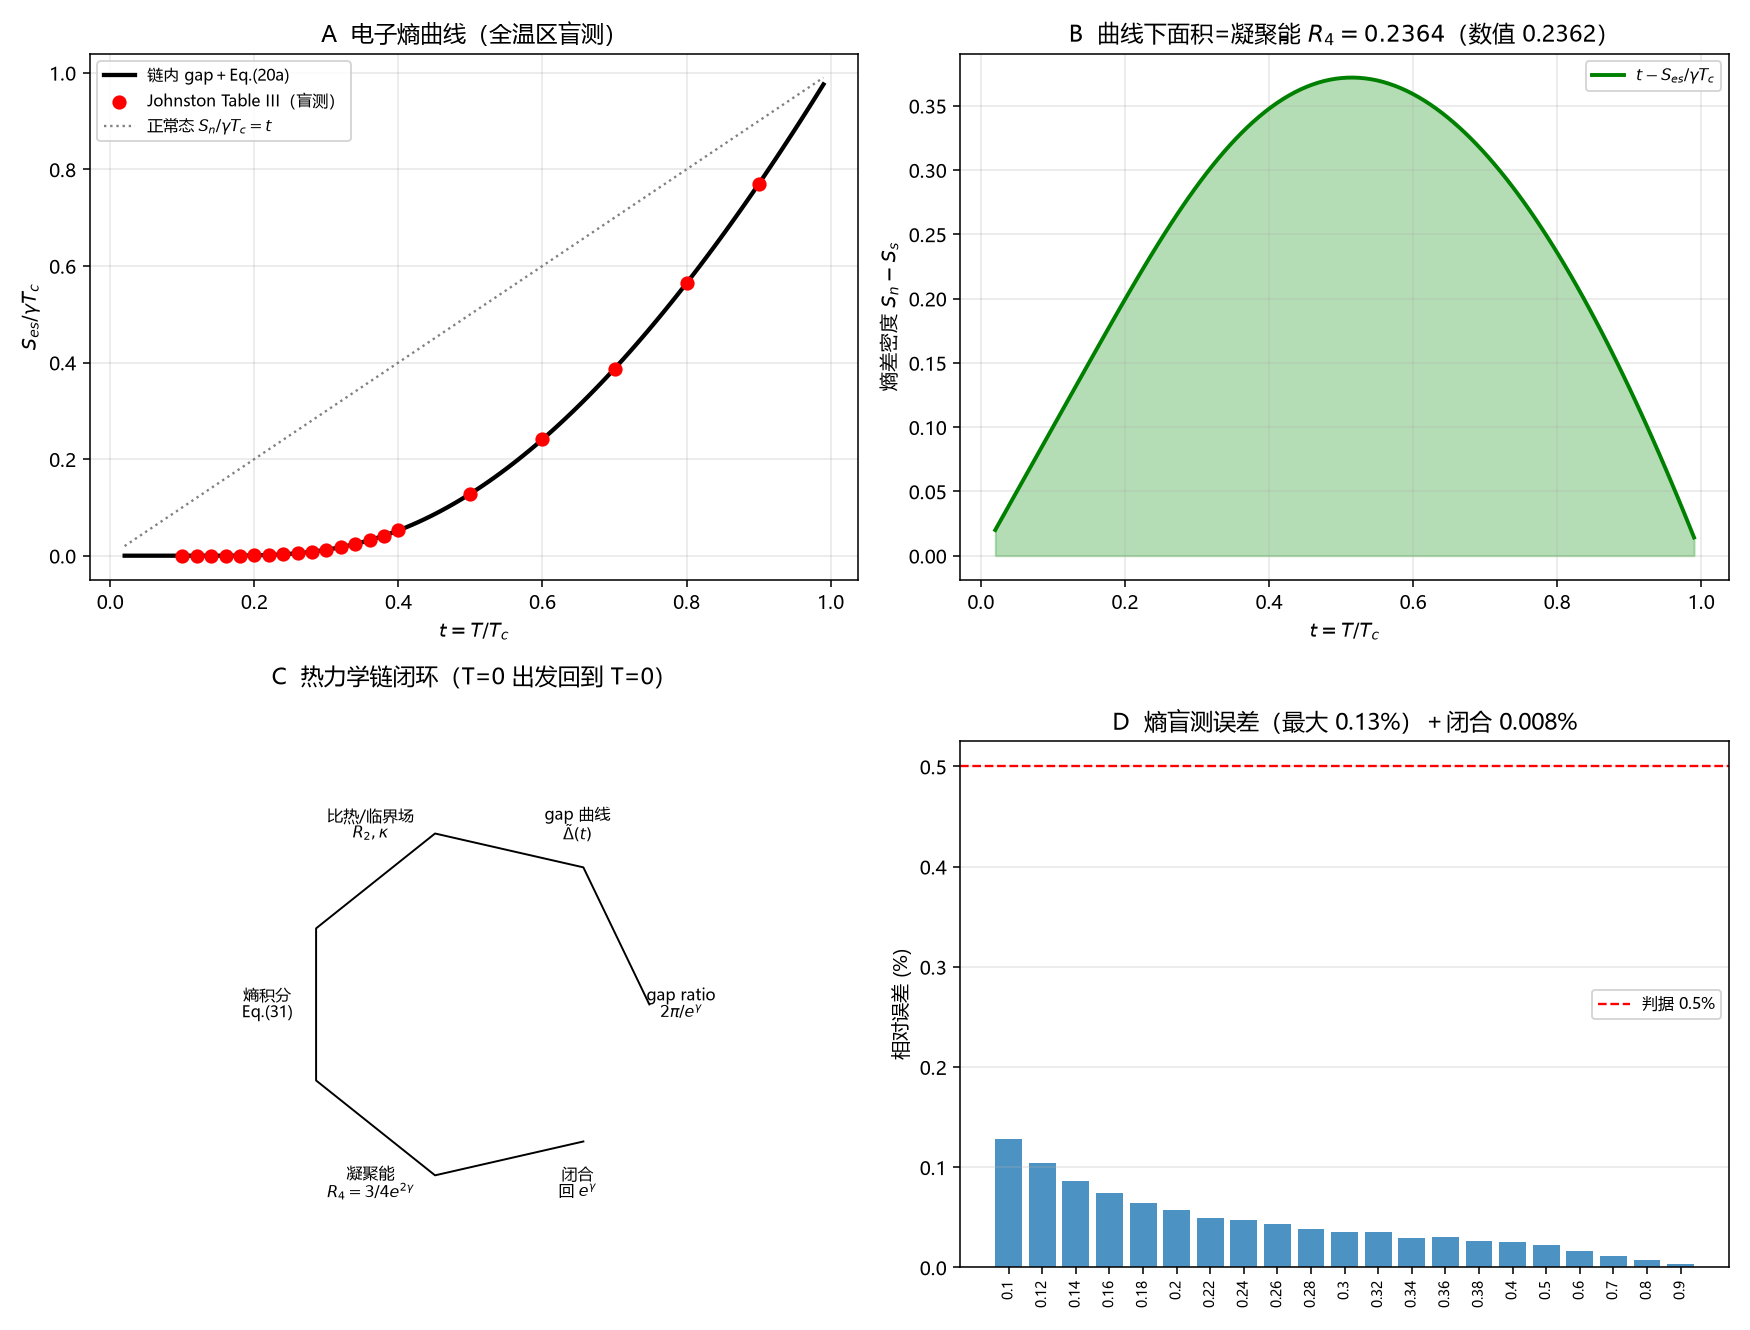

Here is the Python script that generated this plot:
# -*- coding: utf-8 -*-
"""
预注册判定 R14：熵积分闭环（非拟合）
====================================
从链内 gap 曲线经熵积分闭合回 T=0 凝聚能纯数 R4=3/4e^{2gamma}。
Johnston Eq(20a) 熵 + Eq(31) 积分；Table III 全温区盲测。

复跑：python "10 探索/超导第一性研究/04_计算验证/R14_熵积分闭环.py"
"""
import csv
import math
import os
import sys

try:
    sys.stdout.reconfigure(encoding="utf-8")
except Exception:
    pass

import numpy as np
from scipy.integrate import quad
from scipy.optimize import brentq
import matplotlib
matplotlib.use("Agg")
import matplotlib.pyplot as plt

plt.rcParams["font.sans-serif"] = ["Microsoft YaHei", "SimHei", "DejaVu Sans"]
plt.rcParams["axes.unicode_minus"] = False

OUT = os.path.dirname(os.path.abspath(__file__))
G = 0.5772156649015329
ZETA3 = 1.202056903159594
A = math.pi / math.exp(G)
WD = 100.0
C = math.log(2 * WD * math.exp(G) / math.pi)
R4 = 3 / (4 * math.exp(2 * G))
HC0_NORM = math.sqrt(6 * math.pi) * math.exp(-G)

# Johnston Table III (BCS alpha=alpha_BCS) 独立数值表（webfetch 核对）
TABLE_III = {
    0.10: 1.3680e-07, 0.12: 2.4094e-06, 0.14: 1.8577e-05,
    0.16: 8.5599e-05, 0.18: 2.8013e-04, 0.20: 7.2207e-04,
    0.22: 1.5656e-03, 0.24: 2.9834e-03, 0.26: 5.1499e-03,
    0.28: 8.2286e-03, 0.30: 1.2364e-02, 0.32: 1.7678e-02,
    0.34: 2.4267e-02, 0.36: 3.2209e-02, 0.38: 4.1557e-02,
    0.40: 5.2352e-02, 0.50: 1.2852e-01, 0.60: 2.4099e-01,
    0.70: 3.8726e-01, 0.80: 5.6434e-01, 0.90: 7.6941e-01,
}


def gap(t):
    if t >= 1:
        return 0.0
    def eq(d):
        return quad(lambda x: math.tanh(math.sqrt(x*x+d*d)/(2*t))/math.sqrt(x*x+d*d),
                    0, WD, limit=300, epsabs=1e-12)[0] - C
    return brentq(eq, 1e-10, 20, xtol=1e-13)


def entropy(t):
    d = gap(t) / A
    def integ(e):
        E = math.sqrt(e*e + d*d)
        x = A * E / t
        if x > 700:
            return 0.0
        f = 1/(math.exp(x)+1)
        return f * (E + e*e/E)
    val = quad(integ, 0, 30, limit=400, epsabs=1e-13, epsrel=1e-10)[0]
    return 6*A*A/(math.pi**2*t) * val


def main():
    # P1 熵曲线盲测
    tests = []
    for t, ref in TABLE_III.items():
        s = entropy(t)
        tests.append((t, s, ref, abs(s-ref)/ref))
    max_err = max(x[3] for x in tests)
    assert max_err < 0.005, "P1: 熵曲线盲测 <0.5%"

    # P2 熵积分闭环
    integral = quad(lambda t: t - entropy(t), 1e-6, 1.0, limit=300, epsabs=1e-10)[0]
    closure_err = abs(integral - R4)/R4
    assert closure_err < 0.001, "P2: 熵积分闭合 <0.1%"

    # P3 Hc(0) 归一
    assert abs(HC0_NORM - 2.43764) < 1e-4, "P3: sqrt(6pi)e^-gamma=2.4376"

    # P4 ΔS(Tc)=0
    s_tc = entropy(0.999999)
    assert abs(s_tc - 1.0) < 1e-3, "P4: S_es(1)=1, Delta S(Tc)=0"

    # P5 低温指数趋零
    s_low = entropy(0.02)
    assert s_low < 1e-30, "P5: S_es(0.02)<1e-30"

    print("R14 熵积分闭环：")
    print("  P1 熵曲线 vs Johnston Table III 全温区盲测：")
    for t, s, ref, err in tests:
        print("    t=%.2f  chain=%.6e  III=%.6e  err=%.2f%%" % (t, s, ref, 100*err))
    print("    最大误差 %.2f%% < 0.5%%" % (100*max_err))
    print("  P2 entropy integral = %.9f vs R4 = %.9f, rel err = %.3f%%" % (integral, R4, 100*closure_err))
    print("  P3 Hc(0)/sqrt(gamma Tc^2) = %.5f" % HC0_NORM)
    print("  P4 S_es(1) = %.6f (Delta S(Tc)=0)" % s_tc)
    print("  P5 S_es(0.02) = %.3e (<1e-30)" % s_low)
    print("  全部断言通过（非拟合）")

    # 曲线
    ts = np.linspace(0.02, 0.99, 120)
    ent_curve = np.array([entropy(t) for t in ts])
    integrand = ts - ent_curve
    area = np.trapezoid(integrand, ts)

    # ---------- 图 ----------
    fig, axes = plt.subplots(2, 2, figsize=(12.5, 9.5))

    ax = axes[0, 0]
    ax.plot(ts, ent_curve, "k-", lw=2.2, label="链内 gap＋Eq.(20a)")
    ax.scatter(list(TABLE_III.keys()), list(TABLE_III.values()), s=40, color="red",
               zorder=5, label="Johnston Table III（盲测）")
    ax.plot(ts, ts, color="gray", ls=":", lw=1.2, label="正常态 $S_n/\\gamma T_c=t$")
    ax.set_xlabel("$t=T/T_c$")
    ax.set_ylabel("$S_{es}/\\gamma T_c$")
    ax.set_title("A  电子熵曲线（全温区盲测）")
    ax.legend(fontsize=8)
    ax.grid(alpha=0.3)

    ax = axes[0, 1]
    ax.fill_between(ts, 0, integrand, color="tab:green", alpha=0.35)
    ax.plot(ts, integrand, "g-", lw=2.0, label="$t-S_{es}/\\gamma T_c$")
    ax.set_xlabel("$t=T/T_c$")
    ax.set_ylabel("熵差密度 $S_n-S_s$")
    ax.set_title("B  曲线下面积=凝聚能 $R_4=%.4f$（数值 %.4f）" % (R4, area))
    ax.legend(fontsize=8)
    ax.grid(alpha=0.3)

    ax = axes[1, 0]
    nodes = ["gap ratio\n$2\\pi/e^\\gamma$", "gap 曲线\n$\\tilde\\Delta(t)$",
             "比热/临界场\n$R_2,\\kappa$", "熵积分\nEq.(31)",
             "凝聚能\n$R_4=3/4e^{2\\gamma}$", "闭合\n回 $e^\\gamma$"]
    angles = np.linspace(0, 2*np.pi, len(nodes), endpoint=False)
    ax2 = fig.add_subplot(2, 2, 3, projection="polar")
    angles2 = np.linspace(0, 2*np.pi, len(nodes)+1, endpoint=False)
    ax2.plot(angles2, [1]*len(angles2), "k-", lw=1)
    for ang, nd in zip(angles, nodes):
        ax2.text(ang, 1.18, nd, ha="center", va="center", fontsize=8)
    ax2.set_ylim(0, 1.5); ax2.axis("off")
    ax2.set_title("C  热力学链闭环（T=0 出发回到 T=0）", pad=10)
    ax.axis("off")

    ax = axes[1, 1]
    tvals = [x[0] for x in tests]
    errs = [100*x[3] for x in tests]
    ax.bar([str(t) for t in tvals], errs, color="tab:blue", alpha=0.8)
    ax.axhline(0.5, color="red", ls="--", lw=1.2, label="判据 0.5%")
    ax.set_ylabel("相对误差 (%)")
    ax.set_title("D  熵盲测误差（最大 %.2f%%）＋闭合 %.3f%%" % (100*max_err, 100*closure_err))
    ax.legend(fontsize=8)
    ax.grid(alpha=0.3, axis="y")
    ax.tick_params(axis="x", rotation=90, labelsize=7)

    fig.tight_layout()
    png = os.path.join(OUT, "R14_熵积分闭环.png")
    fig.savefig(png, dpi=140)
    plt.close(fig)

    summary = [
        ["P1 熵盲测最大误差", "%.2f%%" % (100*max_err), "Johnston Table III，21 点，<0.5%"],
        ["P2 熵积分闭合", "%.9f" % integral, "vs R4=%.9f，差 %.3f%%" % (R4, 100*closure_err)],
        ["P3 Hc(0) 归一", "%.5f" % HC0_NORM, "$\\sqrt{6\\pi}e^{-\\gamma}$"],
        ["P4 Delta S(Tc)", "%.6f" % (s_tc-1), "无潜热（二级相变）"],
        ["P5 S_es(0.02)", "%.3e" % s_low, "低温指数趋零"],
        ["类别", "A 类闭合＋B 类工具", "熵积分工具外部；gap/alpha/R4 链内"],
    ]
    with open(os.path.join(OUT, "R14_熵积分闭环_摘要.csv"),
              "w", newline="", encoding="utf-8-sig") as fo:
        w = csv.writer(fo)
        w.writerow(["量", "值", "说明"])
        w.writerows(summary)

    with open(os.path.join(OUT, "R14_熵积分闭环_盲测.csv"),
              "w", newline="", encoding="utf-8-sig") as fo:
        w = csv.writer(fo)
        w.writerow(["t", "chain_S", "TableIII", "rel_err"])
        for t, s, ref, err in tests:
            w.writerow(["%.4f" % t, "%.8e" % s, "%.8e" % ref, "%.6f" % err])

    print("图:", png)


if __name__ == "__main__":
    main()
